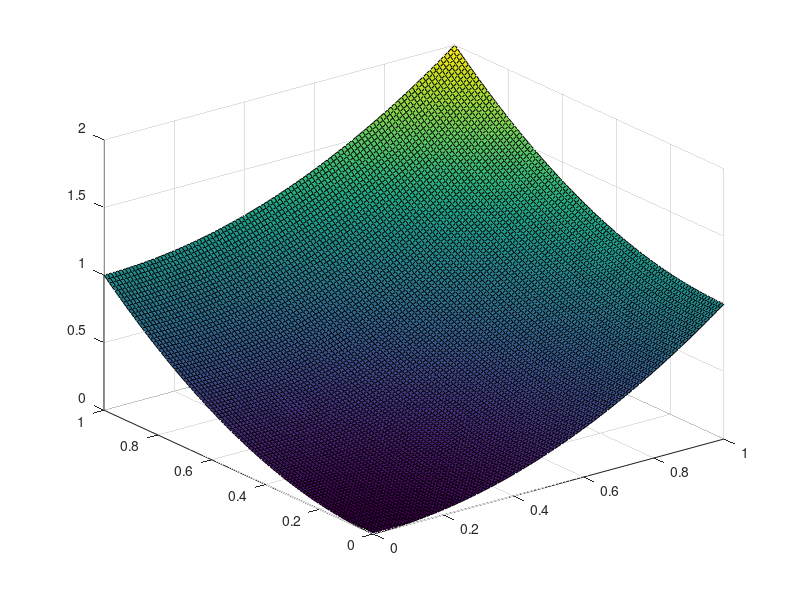

Recreate this plot in MATLAB. (Note: this script raises an error after producing the figure.)
clear; close all;
f = @(x,y) x.^2 + y.^2;
% f = @(x,y) x.*sin(x) + cos(y);

[x,y] = meshgrid(linspace(0,1));
h_x = x(1,2)-x(1,1);
h_y = y(2,1)-y(1,1);

z = f(x,y);

[gzx,gzy] = gradient(z,h_x,h_y);
gz = cat(3,gzx,gzy);

surf(x,y,z)

compute_H1_norm(z,h_x,h_y)

